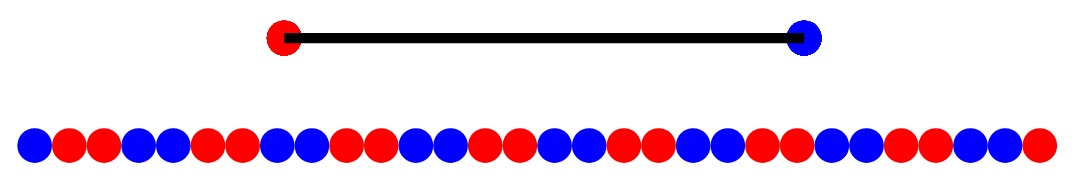
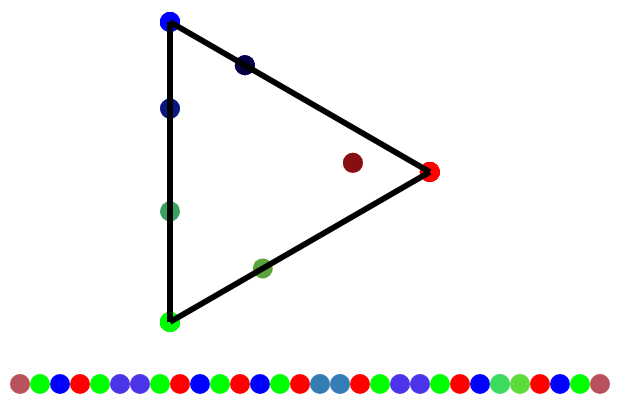
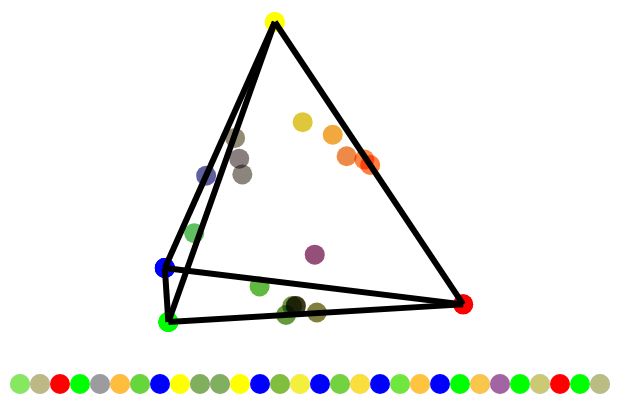
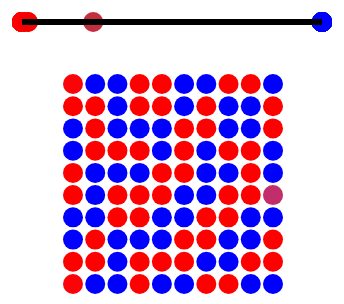

The code cell stored with these charts, in order, in its notebook:
### Code cell
for desc, kwargs in kwargs_dict.items():
    
    print(desc)
    G, T, L, obj = P.po.solve_opt(**kwargs)
    pl = P.pl.plot_sol(G, T, L, kwargs['n_neigh'], obj, tit=None, paper=True, remove_labels=True)
    
    if save:
        pl.save(os.path.join(outdir, 's1_' + desc + '.png'), scale_factor=5)
    pl.display()
